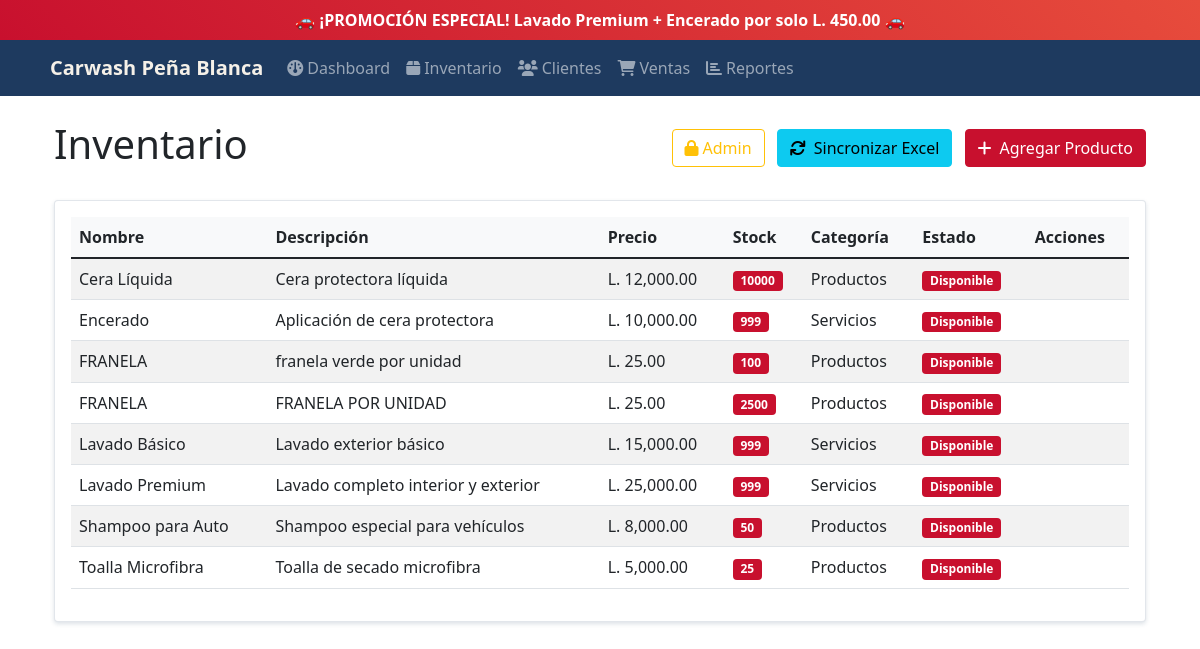
Page /products on the committed database.
### tables this page shows
CREATE TABLE products (
            id INTEGER PRIMARY KEY AUTOINCREMENT,
            name TEXT NOT NULL,
            description TEXT,
            price REAL NOT NULL,
            stock INTEGER DEFAULT 0,
            category TEXT,
            created_at TIMESTAMP DEFAULT CURRENT_TIMESTAMP
        );

### main.py (the view)
@app.route('/products')
def products():
    conn = get_db_connection()
    products = conn.execute("SELECT * FROM products ORDER BY name").fetchall()
    conn.close()
    return render_template('products.html', products=products)

### main.py (called while the page is built)
def get_db_connection():
    conn = sqlite3.connect('carwash.db')
    conn.row_factory = sqlite3.Row
    return conn

### templates/products.html (shortened to what this page needs)
{% extends "base.html" %}
{% block content %}
<div class="row">
    <div class="col-12">
        <div class="d-flex justify-content-between align-items-center mb-4">
            <h1>Inventario</h1>
            <div>
                {% if session.admin_logged_in %}
                    <a href="{{ url_for('admin_logout') }}" class="btn btn-outline-secondary me-2">
                        <i class="fas fa-sign-out-alt me-1"></i>Cerrar Admin
                    </a>
                {% else %}
                    <a href="{{ url_for('admin_login') }}" class="btn btn-outline-warning me-2">
                        <i class="fas fa-lock me-1"></i>Admin
                    </a>
                {% endif %}
                <a href="{{ url_for('sync_inventory') }}" class="btn btn-info me-2">
                    <i class="fas fa-sync me-2"></i>Sincronizar Excel
                </a>
                <a href="{{ url_for('add_product') }}" class="btn btn-success">
                    <i class="fas fa-plus me-2"></i>Agregar Producto
                </a>
            </div>
        </div>
    </div>
</div>
<div class="row">
    <div class="col-12">
        <div class="card">
            <div class="card-body">
                {% if products %}
                <div class="table-responsive">
                    <table class="table table-striped">
                        <thead>
                            <tr>
                                <th>Nombre</th>
                                <th>Descripción</th>
                                <th>Precio</th>
                                <th>Stock</th>
                                <th>Categoría</th>
                                <th>Estado</th>
                                <th>Acciones</th>
                            </tr>
                        </thead>
                        <tbody>
                            {% for product in products %}
                            <tr>
                                <td>{{ product.name }}</td>
                                <td>{{ product.description }}</td>
                                <td>L. {{ "{:,.2f}".format(product.price) }}</td>
                                <td>
                                    <span class="badge {% if product.stock > 10 %}bg-success{% elif product.stock > 0 %}bg-warning{% else %}bg-danger{% endif %}">
                                        {{ product.stock }}
                                    </span>
                                </td>
                                <td>{{ product.category }}</td>
                                <td>
                                    {% if product.stock > 10 %}
                                        <span class="badge bg-success">Disponible</span>
                                    {% elif product.stock > 0 %}
                                        <span class="badge bg-warning">Poco Stock</span>
                                    {% else %}
                                        <span class="badge bg-danger">Agotado</span>
                                    {% endif %}
                                </td>
                                <td>
                                </td>
                            </tr>
                            {% endfor %}
                        </tbody>
                    </table>
                </div>
                {% else %}
                <p class="text-muted">No hay productos registrados.</p>
                {% endif %}
            </div>
        </div>
    </div>
</div>
{% endblock %}

### templates/base.html (shortened to what this page needs)
<!DOCTYPE html>
<html lang="es">
<head>
    <link href="https://cdn.jsdelivr.net/npm/bootstrap@5.1.3/dist/css/bootstrap.min.css" rel="stylesheet">
    <link href="https://cdnjs.cloudflare.com/ajax/libs/font-awesome/6.0.0/css/all.min.css" rel="stylesheet">
</head>
<body>
    <div class="promo-banner">
        <div class="container">
            <span id="promo-text">🚗 ¡PROMOCIÓN ESPECIAL! Lavado Premium + Encerado por solo L. 450.00 🚗</span>
        </div>
    </div>
    <nav class="navbar navbar-expand-lg navbar-dark">
        <div class="container">
            <a class="navbar-brand" href="{{ url_for('dashboard') }}">
                Carwash Peña Blanca
            </a>
            <div class="collapse navbar-collapse" id="navbarNav">
                <ul class="navbar-nav me-auto">
                    <li class="nav-item">
                        <a class="nav-link" href="{{ url_for('dashboard') }}">
                            <i class="fas fa-dashboard me-1"></i>Dashboard
                        </a>
                    </li>
                    <li class="nav-item">
                        <a class="nav-link" href="{{ url_for('products') }}">
                            <i class="fas fa-box me-1"></i>Inventario
                        </a>
                    </li>
                    <li class="nav-item">
                        <a class="nav-link" href="{{ url_for('customers') }}">
                            <i class="fas fa-users me-1"></i>Clientes
                        </a>
                    </li>
                    <li class="nav-item">
                        <a class="nav-link" href="{{ url_for('sales') }}">
                            <i class="fas fa-shopping-cart me-1"></i>Ventas
                        </a>
                    </li>
                    <li class="nav-item">
                        <a class="nav-link" href="{{ url_for('reports') }}">
                            <i class="fas fa-chart-bar me-1"></i>Reportes
                        </a>
                    </li>
                </ul>
            </div>
        </div>
    </nav>
    <div class="container mt-4">
        <div class="container-fluid">
                        {% block content %}{% endblock %}
                    </div>
    </div>
</body>
</html>

### templates/base.html (style rules this page uses)
:root { --primary-navy: #1e3a5f; --secondary-red: #c8102e; --accent-cream: #f5f0e8; --light-gray: #f8f9fa; }
.promo-banner { background: linear-gradient(45deg, var(--secondary-red), #e74c3c); color: white; padding: 8px 0; text-align: center; font-weight: bold; position: relative; overflow: hidden; }
.promo-banner::before { content: ''; position: absolute; top: 0; left: -100%; width: 100%; height: 100%; background: linear-gradient(90deg, transparent, rgba(255,255,255,0.1), transparent); animation: shine 3s infinite; }
.navbar-brand { font-weight: bold; color: var(--accent-cream) !important; }
.navbar-dark { background-color: var(--primary-navy) !important; }
.card { box-shadow: 0 0.125rem 0.25rem rgba(30, 58, 95, 0.15); border: 1px solid rgba(30, 58, 95, 0.125); }
.table th { background-color: var(--light-gray); }
.btn-success { background-color: var(--secondary-red); border-color: var(--secondary-red); }
.bg-success { background-color: var(--secondary-red) !important; }

### rows in the picture
products: name "Cera Líquida", description "Cera protectora líquida", price "12,000.00", stock "10000", category "Productos", shows "Disponible"
products: name "Encerado", description "Aplicación de cera protectora", price "10,000.00", stock "999", category "Servicios", shows "Disponible"
products: name "FRANELA", description "franela verde por unidad", price "25.00", stock "100", category "Productos", shows "Disponible"
products: name "FRANELA", description "FRANELA POR UNIDAD", price "25.00", stock "2500", category "Productos", shows "Disponible"
products: name "Lavado Básico", description "Lavado exterior básico", price "15,000.00", stock "999", category "Servicios", shows "Disponible"
products: name "Lavado Premium", description "Lavado completo interior y exterior", price "25,000.00", stock "999", category "Servicios", shows "Disponible"
products: name "Shampoo para Auto", description "Shampoo especial para vehículos", price "8,000.00", stock "50", category "Productos", shows "Disponible"
products: name "Toalla Microfibra", description "Toalla de secado microfibra", price "5,000.00", stock "25", category "Productos", shows "Disponible"
